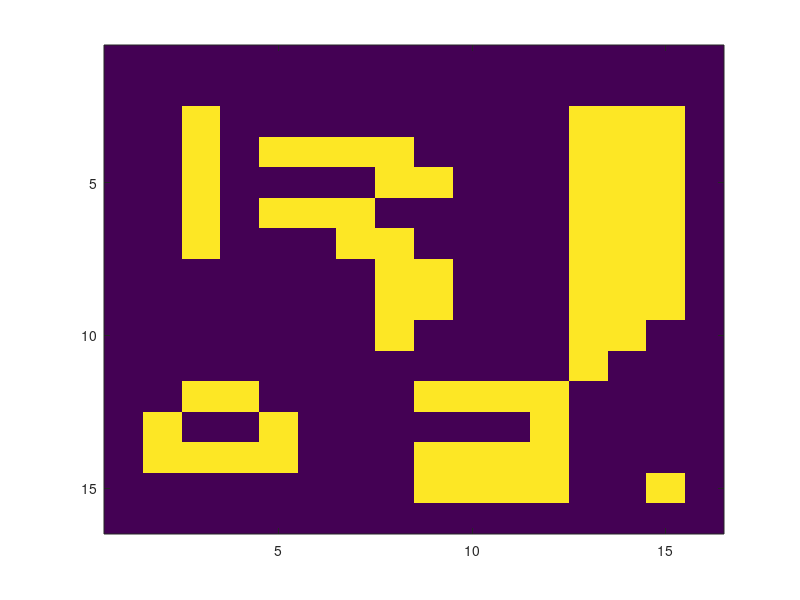

Here is the MATLAB script that generated this plot: (Note: this script raises an error after producing the figure.)
%% Blob Analysis and cell counting
%{
bwlabel uses the grassfire concept to categorize different objects on the
image, matrix. (Connected component analysis. It can use a 4 or 8 connected
neighbours.
%}

%% Load image

load Image1.mat
imagesc(Image1);
imagegrid(gca,size(Image1));  % We specify gca to select a colormap 
colormap(gca, hot);

%% Exercise 1 
%{
Apply bwlabel on Image1 using 4 neighbours
%}

L4 = bwlabel(Image1, 4);
figure
subplot(1,2,1)
imagesc(L4);
imagegrid(gca, size(L4));
colormap(gca, hot);

subplot(1,2,2);
imagesc(Image1);
imagegrid(gca,size(Image1));  
colormap(gca, hot);

%% Exercise 2
%{
Apply bwlabel on Image1 using 8 neighbours. Show it together
with the original and the result of the 4-neighbour operation using the subplot
command. Plot all in a subplot to see the differences
%}
% Filter the image with 8 neighbours
L8 = bwlabel(Image1, 8);

% We can specify different colormaps 
%L8 = label2rgb(L8);

figure
subplot(1,3,1);
imagesc(Image1);
imagegrid(gca,size(Image1));  
colormap(gca, hot);
title('Original image');

subplot(1,3,2)
imagesc(L4);
imagegrid(gca, size(L4));
colormap(gca, hot);
title('grassfire 4 neighbours');

subplot(1,3,3);
imagesc(L8);
imagegrid(gca,size(L8));  
colormap(gca, hot);
title('grassfire 8 neighbours');

% We can specify with the label2rgb to make more clear the previouos images
L8_rgb = label2rgb(L8, 'spring', 'c', 'shuffle');

%% OBJECT PROPERTIES
%% Exercise 4-5-6-7
%{
Regionprops allows you to get diferent summary values
of the labelled components
%}

stats8 = regionprops(L8, 'Area');

% Inspect a value for the first element (element categorized with blob,
% first blob element)

val = stats8(1).Area;

% We can get the area of all the components 

all_val = [stats8(:,:).Area];

% create a binary array where a certain condition is true, find where the
% values are true.
idx = find(all_val > 16);
% Select on the image based on the above condition
BW2 = ismember(L8,idx);

% Show the image where only the blobs above area 37 are selected
imagesc(BW2);
imagegrid(gca,size(BW2));  
colormap(gca, hot);
title('Bloobs with an area above 16.');

%% Exercise 8








